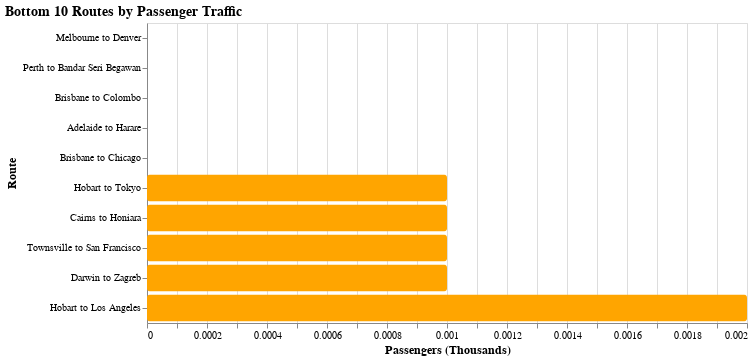

Here is the notebook cell this chart was saved with:
### Markdown cell above
![image.png](attachment:image.png)

### Code cell
# bottom 10 chart for routes with the least passenger traffic
bottom_routes1 = traffic.tail(10).reset_index()
bottom_routes1.columns = ['route', 'passengers'] 
bottom_10_chart = alt.Chart(bottom_routes1).mark_bar(
    color='orange',
    cornerRadius=3
).encode(
    x=alt.X('passengers:Q', 
            title='Passengers (Thousands)',
            axis=alt.Axis(format='.0f', labelExpr='datum.value/1000')),
    y=alt.Y('route:N', 
            sort='x',  
            title='Route'),
    tooltip=[
        alt.Tooltip('route:N'),
        alt.Tooltip('passengers:Q', format=',.0f')
    ]
).properties(
    width=600,
    height=300,
    title='Bottom 10 Routes by Passenger Traffic'
).configure_axis(
    labelFontSize=10,
    titleFontSize=12
).configure_title(
    fontSize=14,
    anchor='start'
)
bottom_10_chart.show()

### Figure 1 — Vega-Lite specification as saved in the notebook (floating-point values rounded to 4 significant figures)
{"config": {"view": {"continuousWidth": 300, "continuousHeight": 300}, "axis": {"labelFontSize": 10, "titleFontSize": 12}, "title": {"anchor": "start", "fontSize": 14}}, "data": {"name": "data-16683ff9b86360633f9b3a407c6f1224"}, "mark": {"type": "bar", "color": "orange", "cornerRadius": 3}, "encoding": {"tooltip": [{"field": "route", "type": "nominal"}, {"field": "passengers", "format": ",.0f", "type": "quantitative"}], "x": {"axis": {"format": ".0f", "labelExpr": "datum.value/1000"}, "field": "passengers", "title": "Passengers (Thousands)", "type": "quantitative"}, "y": {"field": "route", "sort": "x", "title": "Route", "type": "nominal"}}, "height": 300, "title": "Bottom 10 Routes by Passenger Traffic", "width": 600, "$schema": "https://vega.github.io/schema/vega-lite/v5.20.1.json", "datasets": {"data-16683ff9b86360633f9b3a407c6f1224": [{"route": "Hobart to Los Angeles", "passengers": 2}, {"route": "Hobart to Tokyo", "passengers": 1}, {"route": "Cairns to Honiara", "passengers": 1}, {"route": "Townsville to San Francisco", "passengers": 1}, {"route": "Darwin to Zagreb", "passengers": 1}, {"route": "Melbourne to Denver", "passengers": 0}, {"route": "Perth to Bandar Seri Begawan", "passengers": 0}, {"route": "Brisbane to Colombo", "passengers": 0}, {"route": "Adelaide to Harare", "passengers": 0}, {"route": "Brisbane to Chicago", "passengers": 0}]}}
